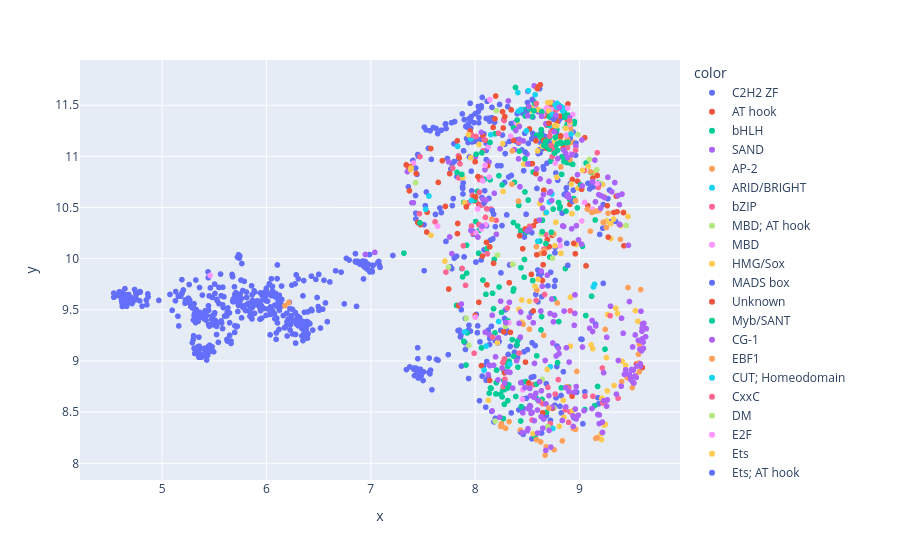
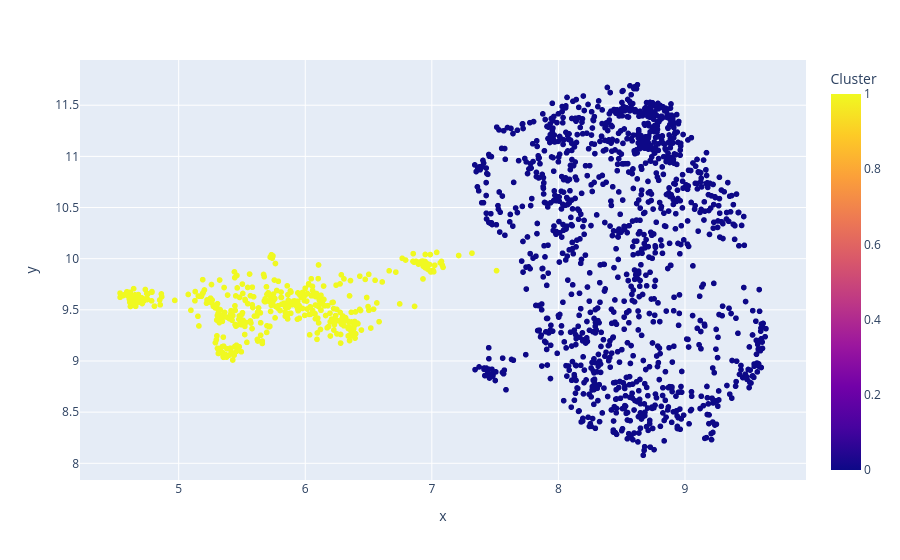

The cell these charts' notebook holds for them, in order:
### Markdown cell above
UMAP components - HDBSCAN clustering with resulting HyperParameters

### Code cell
import plotly.express as px
#hdbscan for two umap components 
#cluster the data using hdbscan
labels = hdbscan.HDBSCAN(
    min_samples=25,
    min_cluster_size=40,
    #metric='euclidean',
    #cluster_selection_epsilon=0.4,
    #cluster_selection_method='eom'
).fit_predict(umap_embeddings)
#visualize the results
clustered = (labels >= 0)
''''
plt.scatter(umap_embeddings[~clustered, 0],
            umap_embeddings[~clustered, 1],
            color=(0.5, 0.5, 0.5),
            s=1,
            alpha=0.5)


plt.scatter(umap_embeddings[clustered, 0],
            umap_embeddings[clustered, 1],
            #c=labels[clustered],
            c= family_label[clustered],
            s=1,
            #cmap='Spectral'
           );
plt.colorbar(scatter, label='label')
'''
fig = px.scatter(x=umap_embeddings[clustered, 0], y=umap_embeddings[clustered, 1], 
                    color=family_label[clustered],
                   size_max=2)
fig.update_layout(coloraxis_colorbar=dict(title='Family'))
fig.show()
fig.write_html("full_cluster_family.html")

fig = px.scatter(x=umap_embeddings[clustered, 0], y=umap_embeddings[clustered, 1], 
                    color=labels[clustered],
                   size_max=2)
fig.update_layout(coloraxis_colorbar=dict(title='Cluster'))
fig.show()
fig.write_html("full_cluster.html")

print(np.unique(labels))
num_noise_points = np.sum(labels == -1)

print(f"Number of Noise Points: {num_noise_points}")

### Figure 1 — Plotly figure (JSON) as saved in the notebook; plotly's stock layout.template omitted (floating-point values rounded to 4 significant figures; data arrays with more than 128 entries replaced by an {"elided": "..."} marker saying what was removed)
{"data": [{"hovertemplate": "color=C2H2 ZF<br>x=%{x}<br>y=%{y}<extra></extra>", "legendgroup": "C2H2 ZF", "marker": {"color": "#636efa", "symbol": "circle"}, "mode": "markers", "name": "C2H2 ZF", "showlegend": true, "type": "scattergl", "x": {"elided": "742 float values"}, "xaxis": "x", "y": {"elided": "742 float values"}, "yaxis": "y"}, {"hovertemplate": "color=AT hook<br>x=%{x}<br>y=%{y}<extra></extra>", "legendgroup": "AT hook", "marker": {"color": "#EF553B", "symbol": "circle"}, "mode": "markers", "name": "AT hook", "showlegend": true, "type": "scattergl", "x": [7.536, 7.451, 7.384, 8.327, 7.54, 7.387, 8.681, 7.746, 8.06, 8.813, 8.096, 7.477, 8.652, 7.686, 7.37, 8.035], "xaxis": "x", "y": [10.26, 10.35, 10.9, 9.765, 10.45, 10.9, 11.08, 9.703, 8.954, 11.39, 11.16, 10.33, 9.941, 10.96, 10.66, 10.53], "yaxis": "y"}, {"hovertemplate": "color=bHLH<br>x=%{x}<br>y=%{y}<extra></extra>", "legendgroup": "bHLH", "marker": {"color": "#00cc96", "symbol": "circle"}, "mode": "markers", "name": "bHLH", "showlegend": true, "type": "scattergl", "x": [8.948, 9.06, 8.28, 8.801, 7.913, 8.266, 8.27, 8.147, 9.145, 8.573, 8.494, 8.684, 8.865, 8.729, 7.822, 7.918, 8.642, 9.244, 8.153, 7.871, 8.829, 8.314, 8.825, 8.205, 8.275, 8.631, 9.028, 8.706, 8.98, 8.143, 8.325, 8.356, 8.791, 8.228, 8.47, 8.758, 8.59, 8.389, 7.89, 8.087, 8.061, 8.508, 8.004, 8.033, 8.111, 8.322, 8.198, 8.312, 8.914, 8.585, 9.173, 9.116, 8.436, 8.402, 8.83, 8.182, 8.477, 8.442, 8.377, 8.408, 8.592, 8.04, 8.766, 8.422, 8.485, 8.436, 8.804, 8.86, 8.192, 9.063, 9.176, 8.719, 8.666, 8.944, 8.276, 9.051, 8.79, 8.367, 8.284, 8.636, 8.074, 8.307, 8.8, 8.022, 7.923, 7.88, 7.919, 8.202, 8.632, 8.702, 8.697, 8.408, 8.748, 8.259, 8.313, 8.556, 8.439, 8.135, 9.15, 8.864, 8.951, 8.907, 8.243, 8.287, 8.281, 8.176, 8.897], "xaxis": "x", "y": [11.32, 9.444, 8.576, 9.385, 8.961, 8.717, 8.437, 8.736, 8.563, 8.26, 10.26, 8.499, 11.28, 10.95, 9.543, 10.13, 8.625, 9.116, 8.732, 9.902, 10.82, 8.949, 8.738, 8.911, 8.812, 9.304, 10.12, 11.39, 10.5, 10.77, 8.998, 9.208, 11.19, 10.81, 9.819, 11.03, 9.051, 8.653, 10.55, 10.78, 9.127, 10.57, 10.36, 10.05, 10.1, 8.769, 8.678, 8.613, 10.93, 8.637, 8.751, 9.633, 8.413, 9.158, 11.47, 9.992, 10.65, 8.553, 10.75, 9.197, 11.21, 10.28, 11.09, 11.05, 8.799, 10.27, 11.5, 11.41, 11.22, 10.94, 10.74, 11.08, 11.1, 10.59, 8.902, 8.525, 8.984, 9.046, 8.808, 9.434, 9.791, 8.733, 10.55, 10.66, 9.274, 9.822, 9.859, 8.788, 11.18, 11.13, 11.15, 10.32, 10.49, 8.649, 9.394, 10.85, 9.912, 8.685, 10.38, 9.904, 11.34, 10.58, 8.674, 8.985, 8.72, 9.512, 8.746], "yaxis": "y"}, {"hovertemplate": "color=SAND<br>x=%{x}<br>y=%{y}<extra></extra>", "legendgroup": "SAND", "marker": {"color": "#ab63fa", "symbol": "circle"}, "mode": "markers", "name": "SAND", "showlegend": true, "type": "scattergl", "x": [8.135, 8.615, 8.743, 8.546, 8.003, 8.133, 8.094, 8.239, 8.687], "xaxis": "x", "y": [9.258, 11.44, 11.52, 8.496, 10.99, 10.95, 10.87, 11.07, 11.43], "yaxis": "y"}, {"hovertemplate": "color=AP-2<br>x=%{x}<br>y=%{y}<extra></extra>", "legendgroup": "AP-2", "marker": {"color": "#FFA15A", "symbol": "circle"}, "mode": "markers", "name": "AP-2", "showlegend": true, "type": "scattergl", "x": [8.519, 8.587, 8.629, 8.683, 8.622], "xaxis": "x", "y": [10.32, 10.12, 10.05, 10.11, 8.603], "yaxis": "y"}, {"hovertemplate": "color=ARID/BRIGHT<br>x=%{x}<br>y=%{y}<extra></extra>", "legendgroup": "ARID/BRIGHT", "marker": {"color": "#19d3f3", "symbol": "circle"}, "mode": "markers", "name": "ARID/BRIGHT", "showlegend": true, "type": "scattergl", "x": [8.105, 8.735, 8.333, 8.72, 7.958, 8.149], "xaxis": "x", "y": [9.146, 10.63, 8.97, 8.943, 11.17, 11.21], "yaxis": "y"}, {"hovertemplate": "color=bZIP<br>x=%{x}<br>y=%{y}<extra></extra>", "legendgroup": "bZIP", "marker": {"color": "#FF6692", "symbol": "circle"}, "mode": "markers", "name": "bZIP", "showlegend": true, "type": "scattergl", "x": [8.789, 8.724, 7.841, 8.072, 8.266, 8.776, 8.099, 8.74, 8.074, 8.04, 8.056, 7.973, 8.721, 8.895, 8.545, 8.526, 8.684, 8.153, 8.041, 8.036, 7.978, 8.006, 8.769, 7.965, 9.045, 8.762, 8.268, 7.616, 8.658, 8.584, 8.421, 8.676, 8.203, 7.844, 8.884, 8.767, 8.648, 8.909, 8.863, 8.911, 7.908, 7.784, 7.855, 8.055, 8.277, 8.112, 8.117, 8.418, 7.99, 7.938, 8.31, 8.665, 8.285, 8.738], "xaxis": "x", "y": [11.46, 11.24, 11.01, 10.53, 8.985, 11.4, 10.4, 11.07, 11.05, 10.65, 10.79, 10.62, 8.388, 8.4, 8.423, 8.754, 11.3, 10.48, 10.77, 10.33, 10.25, 10.56, 11.49, 10.32, 10.86, 11.43, 8.75, 10.36, 10.09, 9.592, 9.077, 10.24, 10.37, 10.79, 11.08, 8.677, 8.582, 8.503, 8.522, 9.491, 9.739, 10.89, 10.93, 10.52, 11.35, 10.49, 10.05, 11.14, 9.075, 10.55, 9.517, 9.65, 8.822, 11.0], "yaxis": "y"}, {"hovertemplate": "color=MBD; AT hook<br>x=%{x}<br>y=%{y}<extra></extra>", "legendgroup": "MBD; AT hook", "marker": {"color": "#B6E880", "symbol": "circle"}, "mode": "markers", "name": "MBD; AT hook", "showlegend": true, "type": "scattergl", "x": [7.429, 7.744], "xaxis": "x", "y": [10.74, 9.918], "yaxis": "y"}, {"hovertemplate": "color=MBD<br>x=%{x}<br>y=%{y}<extra></extra>", "legendgroup": "MBD", "marker": {"color": "#FF97FF", "symbol": "circle"}, "mode": "markers", "name": "MBD", "showlegend": true, "type": "scattergl", "x": [7.409, 8.456, 8.073, 8.394, 8.453, 8.815, 8.127, 8.141], "xaxis": "x", "y": [10.93, 8.719, 10.76, 11.33, 8.626, 10.13, 11.09, 11.56], "yaxis": "y"}, {"hovertemplate": "color=HMG/Sox<br>x=%{x}<br>y=%{y}<extra></extra>", "legendgroup": "HMG/Sox", "marker": {"color": "#FECB52", "symbol": "circle"}, "mode": "markers", "name": "HMG/Sox", "showlegend": true, "type": "scattergl", "x": [7.958, 7.577, 9.222, 7.882, 7.71, 9.328, 9.236, 9.408, 8.213, 8.126, 8.67, 9.535, 9.442, 9.266, 8.556, 9.56, 9.207, 9.248, 8.773, 9.214, 8.757, 8.816, 9.257, 9.331, 9.26, 9.394, 8.912, 8.914, 8.822, 7.897], "xaxis": "x", "y": [10.99, 10.23, 10.73, 10.79, 9.976, 10.39, 8.374, 8.998, 9.179, 8.616, 11.13, 9.492, 8.956, 8.707, 8.289, 9.389, 8.29, 8.382, 10.36, 8.636, 11.14, 11.16, 9.033, 8.76, 10.37, 10.32, 9.144, 9.623, 10.05, 10.55], "yaxis": "y"}, {"hovertemplate": "color=MADS box<br>x=%{x}<br>y=%{y}<extra></extra>", "legendgroup": "MADS box", "marker": {"color": "#636efa", "symbol": "circle"}, "mode": "markers", "name": "MADS box", "showlegend": true, "type": "scattergl", "x": [8.575, 9.081, 8.525, 9.002, 8.792, 8.71], "xaxis": "x", "y": [11.17, 10.74, 8.564, 10.71, 10.77, 11.13], "yaxis": "y"}, {"hovertemplate": "color=Unknown<br>x=%{x}<br>y=%{y}<extra></extra>", "legendgroup": "Unknown", "marker": {"color": "#EF553B", "symbol": "circle"}, "mode": "markers", "name": "Unknown", "showlegend": true, "type": "scattergl", "x": [7.339, 8.426, 8.113, 8.346, 8.139, 7.848, 8.001, 8.176, 7.829, 9.08, 8.663, 8.109, 7.986, 8.583, 8.839, 8.645, 7.756, 7.362, 8.52, 8.693, 8.07, 8.0, 8.89, 8.737, 8.539, 8.559, 8.19, 8.932, 7.841, 8.273, 8.981, 8.455, 8.513, 8.139, 8.284, 7.916, 7.833, 7.831, 8.908, 8.035, 8.172, 8.648, 8.659, 8.281, 7.715, 7.435, 8.197, 8.784, 7.646, 7.575, 8.82, 8.368, 7.952, 8.119, 8.073, 8.263, 8.721, 7.99, 8.548, 8.738, 8.658, 8.884, 8.741, 8.733, 9.051, 8.483, 8.479, 8.026], "xaxis": "x", "y": [10.92, 10.23, 9.744, 11.45, 8.81, 10.99, 9.445, 9.955, 11.15, 10.52, 11.4, 10.16, 10.57, 10.83, 11.12, 9.787, 10.83, 10.88, 11.27, 10.19, 10.03, 10.95, 11.51, 11.43, 9.846, 10.32, 11.37, 10.77, 9.542, 9.286, 10.76, 10.1, 8.786, 10.12, 11.39, 10.51, 10.34, 10.24, 10.53, 9.574, 11.28, 8.493, 11.16, 8.884, 10.51, 10.83, 11.59, 11.34, 10.75, 11.08, 11.2, 11.16, 11.25, 10.91, 11.2, 11.44, 11.42, 10.61, 10.93, 10.23, 10.67, 11.36, 11.28, 11.49, 11.18, 8.989, 10.29, 10.8], "yaxis": "y"}, {"hovertemplate": "color=Myb/SANT<br>x=%{x}<br>y=%{y}<extra></extra>", "legendgroup": "Myb/SANT", "marker": {"color": "#00cc96", "symbol": "circle"}, "mode": "markers", "name": "Myb/SANT", "showlegend": true, "type": "scattergl", "x": [7.872, 8.563, 7.826, 8.545, 8.495, 8.368, 8.307, 8.445, 7.471, 8.387, 8.143, 7.994, 8.01, 8.065], "xaxis": "x", "y": [10.82, 11.54, 10.84, 11.39, 11.46, 11.28, 8.764, 11.46, 10.35, 11.67, 11.14, 10.57, 11.02, 11.03], "yaxis": "y"}, {"hovertemplate": "color=CG-1<br>x=%{x}<br>y=%{y}<extra></extra>", "legendgroup": "CG-1", "marker": {"color": "#ab63fa", "symbol": "circle"}, "mode": "markers", "name": "CG-1", "showlegend": true, "type": "scattergl", "x": [7.745, 7.756], "xaxis": "x", "y": [10.95, 10.21], "yaxis": "y"}, {"hovertemplate": "color=EBF1<br>x=%{x}<br>y=%{y}<extra></extra>", "legendgroup": "EBF1", "marker": {"color": "#FFA15A", "symbol": "circle"}, "mode": "markers", "name": "EBF1", "showlegend": true, "type": "scattergl", "x": [8.905, 8.945, 8.884, 8.656], "xaxis": "x", "y": [11.13, 11.14, 11.17, 10.08], "yaxis": "y"}, {"hovertemplate": "color=CUT; Homeodomain<br>x=%{x}<br>y=%{y}<extra></extra>", "legendgroup": "CUT; Homeodomain", "marker": {"color": "#19d3f3", "symbol": "circle"}, "mode": "markers", "name": "CUT; Homeodomain", "showlegend": true, "type": "scattergl", "x": [7.557, 7.527, 9.144, 9.133, 8.745, 8.717, 8.492], "xaxis": "x", "y": [10.61, 10.48, 9.749, 9.724, 8.34, 11.3, 11.25], "yaxis": "y"}, {"hovertemplate": "color=CxxC<br>x=%{x}<br>y=%{y}<extra></extra>", "legendgroup": "CxxC", "marker": {"color": "#FF6692", "symbol": "circle"}, "mode": "markers", "name": "CxxC", "showlegend": true, "type": "scattergl", "x": [7.887, 9.129, 8.01, 8.281, 7.471, 7.466, 8.224, 8.089, 9.223], "xaxis": "x", "y": [10.13, 8.655, 11.19, 9.021, 11.0, 10.44, 11.23, 11.16, 8.59], "yaxis": "y"}, {"hovertemplate": "color=DM<br>x=%{x}<br>y=%{y}<extra></extra>", "legendgroup": "DM", "marker": {"color": "#B6E880", "symbol": "circle"}, "mode": "markers", "name": "DM", "showlegend": true, "type": "scattergl", "x": [9.602, 8.213, 8.633, 8.644, 8.754, 8.291, 8.696], "xaxis": "x", "y": [9.118, 10.03, 10.24, 8.819, 8.542, 9.338, 8.358], "yaxis": "y"}, {"hovertemplate": "color=E2F<br>x=%{x}<br>y=%{y}<extra></extra>", "legendgroup": "E2F", "marker": {"color": "#FF97FF", "symbol": "circle"}, "mode": "markers", "name": "E2F", "showlegend": true, "type": "scattergl", "x": [8.009, 8.102, 8.06, 8.024, 8.646, 8.095, 8.134, 8.341, 8.683, 8.69, 8.729], "xaxis": "x", "y": [10.25, 10.33, 10.29, 10.49, 11.44, 10.91, 10.8, 11.2, 11.47, 11.48, 11.46], "yaxis": "y"}, {"hovertemplate": "color=Ets<br>x=%{x}<br>y=%{y}<extra></extra>", "legendgroup": "Ets", "marker": {"color": "#FECB52", "symbol": "circle"}, "mode": "markers", "name": "Ets", "showlegend": true, "type": "scattergl", "x": [9.084, 8.724, 8.705, 8.642, 9.125, 8.446, 8.267, 8.468, 8.69, 9.464, 9.028, 9.116, 9.3, 8.446, 8.967, 8.519, 9.364, 9.348, 8.598, 8.674, 9.21, 9.424, 8.696, 8.985, 9.269, 9.126, 9.299], "xaxis": "x", "y": [10.9, 11.53, 11.44, 11.1, 10.84, 9.596, 10.66, 10.92, 8.916, 10.41, 10.86, 10.85, 10.2, 9.38, 10.14, 9.585, 9.464, 9.516, 11.05, 10.44, 8.231, 10.45, 11.53, 10.69, 9.454, 9.12, 10.34], "yaxis": "y"}, {"hovertemplate": "color=Ets; AT hook<br>x=%{x}<br>y=%{y}<extra></extra>", "legendgroup": "Ets; AT hook", "marker": {"color": "#636efa", "symbol": "circle"}, "mode": "markers", "name": "Ets; AT hook", "showlegend": true, "type": "scattergl", "x": [9.096], "xaxis": "x", "y": [10.73], "yaxis": "y"}, {"hovertemplate": "color=T-box<br>x=%{x}<br>y=%{y}<extra></extra>", "legendgroup": "T-box", "marker": {"color": "#EF553B", "symbol": "circle"}, "mode": "markers", "name": "T-box", "showlegend": true, "type": "scattergl", "x": [9.603, 9.426, 9.063, 8.945, 9.329, 9.275, 9.353, 8.741, 9.17, 9.546, 9.128, 8.96, 9.266, 9.36, 8.929, 7.377, 9.42], "xaxis": "x", "y": [8.936, 10.13, 9.93, 10.15, 10.45, 10.21, 10.61, 8.537, 10.81, 8.97, 10.79, 10.05, 10.52, 10.46, 8.656, 10.9, 10.45], "yaxis": "y"}, {"hovertemplate": "color=Nuclear receptor<br>x=%{x}<br>y=%{y}<extra></extra>", "legendgroup": "Nuclear receptor", "marker": {"color": "#00cc96", "symbol": "circle"}, "mode": "markers", "name": "Nuclear receptor", "showlegend": true, "type": "scattergl", "x": [8.103, 8.761, 8.789, 8.935, 8.783, 8.817, 8.881, 9.01, 8.658, 8.367, 8.711, 8.849, 8.86, 8.832, 8.619, 8.253, 9.108, 8.716, 8.828, 8.692, 8.631, 8.711, 8.369, 8.879, 8.868, 8.851, 8.894, 8.85, 8.888, 8.19, 8.892, 8.768, 8.756, 8.905, 8.418, 8.675, 8.67, 8.81, 8.814, 8.691, 8.551, 8.711, 8.789, 7.317, 8.259, 8.402], "xaxis": "x", "y": [9.652, 11.03, 11.12, 10.92, 11.26, 11.14, 11.31, 10.72, 11.11, 10.35, 11.18, 11.47, 11.46, 11.0, 10.17, 9.475, 10.84, 10.02, 11.13, 11.31, 11.21, 11.39, 9.704, 10.94, 11.0, 10.95, 11.4, 11.46, 10.97, 9.275, 10.95, 11.18, 9.608, 10.97, 10.52, 11.14, 11.12, 10.49, 10.51, 11.09, 9.786, 11.07, 11.06, 10.05, 10.72, 11.35], "yaxis": "y"}, {"hovertemplate": "color=BED ZF<br>x=%{x}<br>y=%{y}<extra></extra>", "legendgroup": "BED ZF", "marker": {"color": "#ab63fa", "symbol": "circle"}, "mode": "markers", "name": "BED ZF", "showlegend": true, "type": "scattergl", "x": [8.565, 8.318, 8.497, 8.678, 7.868, 8.219, 8.375, 8.504, 8.58, 8.163], "xaxis": "x", "y": [11.69, 11.54, 11.02, 11.32, 9.557, 8.815, 11.07, 11.64, 11.47, 8.512], "yaxis": "y"}, {"hovertemplate": "color=Forkhead<br>x=%{x}<br>y=%{y}<extra></extra>", "legendgroup": "Forkhead", "marker": {"color": "#FFA15A", "symbol": "circle"}, "mode": "markers", "name": "Forkhead", "showlegend": true, "type": "scattergl", "x": [9.574, 9.565, 9.572, 9.465, 9.507, 9.535, 8.67, 8.756, 8.835, 9.17, 9.457, 9.246, 8.459, 9.586, 8.519, 9.392, 8.94, 9.157, 8.159, 8.657, 8.353, 8.415, 8.886, 9.188, 9.076, 8.356, 8.681, 8.921, 8.912, 8.592, 8.909, 8.787, 9.105, 8.878, 8.245, 8.975, 8.325, 8.434, 8.292, 8.258, 8.252, 8.628, 9.569, 8.962, 9.404, 9.237, 8.753, 8.82, 8.588], "xaxis": "x", "y": [9.162, 9.066, 8.894, 9.718, 8.74, 8.855, 8.079, 8.133, 8.219, 8.251, 8.838, 9.309, 9.359, 9.698, 9.311, 10.19, 8.34, 8.244, 10.39, 9.251, 10.73, 10.56, 9.935, 10.47, 10.48, 9.945, 8.162, 11.23, 11.28, 9.693, 10.97, 9.568, 10.85, 8.749, 8.36, 8.898, 8.407, 8.325, 8.342, 8.361, 8.386, 8.209, 8.98, 8.332, 8.798, 10.6, 10.24, 10.9, 8.23], "yaxis": "y"}, {"hovertemplate": "color=FLYWCH<br>x=%{x}<br>y=%{y}<extra></extra>", "legendgroup": "FLYWCH", "marker": {"color": "#19d3f3", "symbol": "circle"}, "mode": "markers", "name": "FLYWCH", "showlegend": true, "type": "scattergl", "x": [7.901], "xaxis": "x", "y": [9.285], "yaxis": "y"}, {"hovertemplate": "color=GATA<br>x=%{x}<br>y=%{y}<extra></extra>", "legendgroup": "GATA", "marker": {"color": "#FF6692", "symbol": "circle"}, "mode": "markers", "name": "GATA", "showlegend": true, "type": "scattergl", "x": [8.896, 9.219, 9.294, 9.37, 9.053, 9.258, 8.728, 8.713, 7.967, 8.169], "xaxis": "x", "y": [8.737, 8.931, 9.443, 8.637, 8.656, 8.613, 11.11, 11.2, 11.21, 9.232], "yaxis": "y"}, {"hovertemplate": "color=GCM<br>x=%{x}<br>y=%{y}<extra></extra>", "legendgroup": "GCM", "marker": {"color": "#B6E880", "symbol": "circle"}, "mode": "markers", "name": "GCM", "showlegend": true, "type": "scattergl", "x": [9.196, 9.447], "xaxis": "x", "y": [10.74, 10.32], "yaxis": "y"}, {"hovertemplate": "color=Grainyhead<br>x=%{x}<br>y=%{y}<extra></extra>", "legendgroup": "Grainyhead", "marker": {"color": "#FF97FF", "symbol": "circle"}, "mode": "markers", "name": "Grainyhead", "showlegend": true, "type": "scattergl", "x": [8.561, 8.648, 8.766, 8.935, 8.885, 8.907], "xaxis": "x", "y": [11.47, 11.4, 10.93, 11.41, 11.47, 11.32], "yaxis": "y"}, {"hovertemplate": "color=GTF2I-like<br>x=%{x}<br>y=%{y}<extra></extra>", "legendgroup": "GTF2I-like", "marker": {"color": "#FECB52", "symbol": "circle"}, "mode": "markers", "name": "GTF2I-like", "showlegend": true, "type": "scattergl", "x": [8.264, 8.537, 8.606, 8.525], "xaxis": "x", "y": [11.12, 11.48, 11.46, 11.45], "yaxis": "y"}, {"hovertemplate": "color=HSF<br>x=%{x}<br>y=%{y}<extra></extra>", "legendgroup": "HSF", "marker": {"color": "#636efa", "symbol": "circle"}, "mode": "markers", "name": "HSF", "showlegend": true, "type": "scattergl", "x": [8.085, 8.496, 8.156, 8.932, 8.888, 8.966], "xaxis": "x", "y": [10.54, 11.44, 9.339, 10.56, 9.935, 11.13], "yaxis": "y"}, {"hovertemplate": "color=IRF<br>x=%{x}<br>y=%{y}<extra></extra>", "legendgroup": "IRF", "marker": {"color": "#EF553B", "symbol": "circle"}, "mode": "markers", "name": "IRF", "showlegend": true, "type": "scattergl", "x": [8.843, 8.708, 8.557, 9.02, 8.661, 8.821, 8.338, 8.586, 8.59], "xaxis": "x", "y": [11.08, 11.32, 9.489, 10.68, 10.05, 11.2, 9.28, 10.37, 10.04], "yaxis": "y"}, {"hovertemplate": "color=CENPB<br>x=%{x}<br>y=%{y}<extra></extra>", "legendgroup": "CENPB", "marker": {"color": "#00cc96", "symbol": "circle"}, "mode": "markers", "name": "CENPB", "showlegend": true, "type": "scattergl", "x": [8.571, 8.473, 8.497, 8.563, 8.364, 8.518, 8.409, 8.639, 8.48, 7.891], "xaxis": "x", "y": [11.52, 9.992, 11.4, 11.44, 9.684, 11.47, 8.94, 11.44, 11.4, 9.192], "yaxis": "y"}, {"hovertemplate": "color=CxxC; AT hook<br>x=%{x}<br>y=%{y}<extra></extra>", "legendgroup": "CxxC; AT hook", "marker": {"color": "#ab63fa", "symbol": "circle"}, "mode": "markers", "name": "CxxC; AT hook", "showlegend": true, "type": "scattergl", "x": [7.35, 7.394], "xaxis": "x", "y": [10.85, 10.55], "yaxis": "y"}, {"hovertemplate": "color=Pipsqueak<br>x=%{x}<br>y=%{y}<extra></extra>", "legendgroup": "Pipsqueak", "marker": {"color": "#FFA15A", "symbol": "circle"}, "mode": "markers", "name": "Pipsqueak", "showlegend": true, "type": "scattergl", "x": [8.962, 8.356], "xaxis": "x", "y": [10.57, 11.05], "yaxis": "y"}, {"hovertemplate": "color=TCR/CxC<br>x=%{x}<br>y=%{y}<extra></extra>", "legendgroup": "TCR/CxC", "marker": {"color": "#19d3f3", "symbol": "circle"}, "mode": "markers", "name": "TCR/CxC", "showlegend": true, "type": "scattergl", "x": [8.74], "xaxis": "x", "y": [11.41], "yaxis": "y"}, {"hovertemplate": "color=CSD<br>x=%{x}<br>y=%{y}<extra></extra>", "legendgroup": "CSD", "marker": {"color": "#FF6692", "symbol": "circle"}, "mode": "markers", "name": "CSD", "showlegend": true, "type": "scattergl", "x": [7.876, 7.72, 8.797, 8.561, 8.697], "xaxis": "x", "y": [9.904, 9.869, 8.818, 8.768, 8.741], "yaxis": "y"}, {"hovertemplate": "color=MBD; CxxC ZF<br>x=%{x}<br>y=%{y}<extra></extra>", "legendgroup": "MBD; CxxC ZF", "marker": {"color": "#B6E880", "symbol": "circle"}, "mode": "markers", "name": "MBD; CxxC ZF", "showlegend": true, "type": "scattergl", "x": [7.939], "xaxis": "x", "y": [9.154], "yaxis": "y"}, {"hovertemplate": "color=CCCH ZF<br>x=%{x}<br>y=%{y}<extra></extra>", "legendgroup": "CCCH ZF", "marker": {"color": "#FF97FF", "symbol": "circle"}, "mode": "markers", "name": "CCCH ZF", "showlegend": true, "type": "scattergl", "x": [8.875, 5.46, 8.002], "xaxis": "x", "y": [11.21, 9.836, 9.429], "yaxis": "y"}, {"hovertemplate": "color=Ndt80/PhoG<br>x=%{x}<br>y=%{y}<extra></extra>", "legendgroup": "Ndt80/PhoG", "marker": {"color": "#FECB52", "symbol": "circle"}, "mode": "markers", "name": "Ndt80/PhoG", "showlegend": true, "type": "scattergl", "x": [8.908, 8.618], "xaxis": "x", "y": [11.33, 10.54], "yaxis": "y"}, {"hovertemplate": "color=MADF<br>x=%{x}<br>y=%{y}<extra></extra>", "legendgroup": "MADF", "marker": {"color": "#636efa", "symbol": "circle"}, "mode": "markers", "name": "MADF", "showlegend": true, "type": "scattergl", "x": [8.163, 8.139, 8.752], "xaxis": "x", "y": [10.47, 11.34, 11.36], "yaxis": "y"}, {"hovertemplate": "color=mTERF<br>x=%{x}<br>y=%{y}<extra></extra>", "legendgroup": "mTERF", "marker": {"color": "#EF553B", "symbol": "circle"}, "mode": "markers", "name": "mTERF", "showlegend": true, "type": "scattergl", "x": [8.602, 8.624, 8.596, 8.006], "xaxis": "x", "y": [11.68, 11.7, 11.66, 10.6], "yaxis": "y"}, {"hovertemplate": "color=Rel<br>x=%{x}<br>y=%{y}<extra></extra>", "legendgroup": "Rel", "marker": {"color": "#00cc96", "symbol": "circle"}, "mode": "markers", "name": "Rel", "showlegend": true, "type": "scattergl", "x": [8.73, 8.87, 8.645, 8.586, 8.634, 8.477, 8.167, 8.888, 8.23, 8.643], "xaxis": "x", "y": [10.26, 10.47, 10.38, 8.774, 11.26, 10.98, 9.662, 11.14, 9.723, 10.26], "yaxis": "y"}, {"hovertemplate": "color=SMAD<br>x=%{x}<br>y=%{y}<extra></extra>", "legendgroup": "SMAD", "marker": {"color": "#ab63fa", "symbol": "circle"}, "mode": "markers", "name": "SMAD", "showlegend": true, "type": "scattergl", "x": [8.971, 9.203, 8.839, 8.925, 9.338, 9.147, 9.183, 9.272, 9.31], "xaxis": "x", "y": [10.32, 10.49, 10.32, 10.29, 10.74, 10.96, 10.72, 10.8, 10.65], "yaxis": "y"}, {"hovertemplate": "color=NFX<br>x=%{x}<br>y=%{y}<extra></extra>", "legendgroup": "NFX", "marker": {"color": "#FFA15A", "symbol": "circle"}, "mode": "markers", "name": "NFX", "showlegend": true, "type": "scattergl", "x": [6.213, 6.178], "xaxis": "x", "y": [9.571, 9.541], "yaxis": "y"}, {"hovertemplate": "color=THAP finger<br>x=%{x}<br>y=%{y}<extra></extra>", "legendgroup": "THAP finger", "marker": {"color": "#19d3f3", "symbol": "circle"}, "mode": "markers", "name": "THAP finger", "showlegend": true, "type": "scattergl", "x": [8.51, 8.601, 8.919, 7.832, 8.415, 7.963, 8.683, 8.409, 8.439, 8.085, 8.225, 8.575], "xaxis": "x", "y": [11.64, 10.17, 11.22, 11.1, 11.44, 10.57, 10.45, 11.62, 11.46, 8.91, 9.386, 11.6], "yaxis": "y"}, {"hovertemplate": "color=p53<br>x=%{x}<br>y=%{y}<extra></extra>", "legendgroup": "p53", "marker": {"color": "#FF6692", "symbol": "circle"}, "mode": "markers", "name": "p53", "showlegend": true, "type": "scattergl", "x": [9.17, 9.18, 8.525], "xaxis": "x", "y": [11.04, 10.7, 10.31], "yaxis": "y"}, {"hovertemplate": "color=C2H2 ZF; AT hook<br>x=%{x}<br>y=%{y}<extra></extra>", "legendgroup": "C2H2 ZF; AT hook", "marker": {"color": "#B6E880", "symbol": "circle"}, "mode": "markers", "name": "C2H2 ZF; AT hook", "showlegend": true, "type": "scattergl", "x": [8.362, 8.204, 8.191, 7.914], "xaxis": "x", "y": [9.944, 11.45, 8.412, 9.416], "yaxis": "y"}, {"hovertemplate": "color=Homeodomain; Paired box<br>x=%{x}<br>y=%{y}<extra></extra>", "legendgroup": "Homeodomain; Paired box", "marker": {"color": "#FF97FF", "symbol": "circle"}, "mode": "markers", "name": "Homeodomain; Paired box", "showlegend": true, "type": "scattergl", "x": [9.049, 8.321, 9.167, 9.021, 9.128], "xaxis": "x", "y": [10.55, 9.374, 10.73, 10.37, 10.48], "yaxis": "y"}, {"hovertemplate": "color=Homeodomain; POU<br>x=%{x}<br>y=%{y}<extra></extra>", "legendgroup": "Homeodomain; POU", "marker": {"color": "#FECB52", "symbol": "circle"}, "mode": "markers", "name": "Homeodomain; POU", "showlegend": true, "type": "scattergl", "x": [8.782, 8.783, 8.922, 8.806, 9.111, 8.927, 8.574, 8.419, 8.866, 8.416, 8.844, 8.85, 8.933, 8.603, 8.764, 8.761], "xaxis": "x", "y": [11.3, 10.8, 10.73, 8.361, 9.159, 10.44, 9.73, 9.506, 11.27, 11.3, 8.615, 8.451, 8.513, 9.798, 10.13, 11.3], "yaxis": "y"}, {"hovertemplate": "color=Brinker<br>x=%{x}<br>y=%{y}<extra></extra>", "legendgroup": "Brinker", "marker": {"color": "#636efa", "symbol": "circle"}, "mode": "markers", "name": "Brinker", "showlegend": true, "type": "scattergl", "x": [8.48], "xaxis": "x", "y": [11.04], "yaxis": "y"}, {"hovertemplate": "color=Prospero<br>x=%{x}<br>y=%{y}<extra></extra>", "legendgroup": "Prospero", "marker": {"color": "#EF553B", "symbol": "circle"}, "mode": "markers", "name": "Prospero", "showlegend": true, "type": "scattergl", "x": [8.582, 8.71], "xaxis": "x", "y": [11.15, 10.12], "yaxis": "y"}, {"hovertemplate": "color=CSL<br>x=%{x}<br>y=%{y}<extra></extra>", "legendgroup": "CSL", "marker": {"color": "#00cc96", "symbol": "circle"}, "mode": "markers", "name": "CSL", "showlegend": true, "type": "scattergl", "x": [8.678, 8.868], "xaxis": "x", "y": [10.15, 11.13], "yaxis": "y"}, {"hovertemplate": "color=RFX<br>x=%{x}<br>y=%{y}<extra></extra>", "legendgroup": "RFX", "marker": {"color": "#ab63fa", "symbol": "circle"}, "mode": "markers", "name": "RFX", "showlegend": true, "type": "scattergl", "x": [8.849, 8.981, 8.904, 9.382, 8.195, 8.966, 8.39, 8.759], "xaxis": "x", "y": [11.06, 10.82, 11.38, 10.53, 9.041, 11.1, 11.25, 11.24], "yaxis": "y"}, {"hovertemplate": "color=Runt<br>x=%{x}<br>y=%{y}<extra></extra>", "legendgroup": "Runt", "marker": {"color": "#FFA15A", "symbol": "circle"}, "mode": "markers", "name": "Runt", "showlegend": true, "type": "scattergl", "x": [9.257, 9.274, 9.228], "xaxis": "x", "y": [10.31, 10.44, 10.36], "yaxis": "y"}, {"hovertemplate": "color=STAT<br>x=%{x}<br>y=%{y}<extra></extra>", "legendgroup": "STAT", "marker": {"color": "#19d3f3", "symbol": "circle"}, "mode": "markers", "name": "STAT", "showlegend": true, "type": "scattergl", "x": [8.826, 8.839, 8.786, 8.783, 8.833, 8.767, 8.711], "xaxis": "x", "y": [11.48, 11.45, 11.52, 11.48, 11.47, 11.5, 10.55], "yaxis": "y"}, {"hovertemplate": "color=TBP<br>x=%{x}<br>y=%{y}<extra></extra>", "legendgroup": "TBP", "marker": {"color": "#FF6692", "symbol": "circle"}, "mode": "markers", "name": "TBP", "showlegend": true, "type": "scattergl", "x": [8.903, 8.587, 8.963], "xaxis": "x", "y": [11.35, 11.52, 11.06], "yaxis": "y"}, {"hovertemplate": "color=TEA<br>x=%{x}<br>y=%{y}<extra></extra>", "legendgroup": "TEA", "marker": {"color": "#B6E880", "symbol": "circle"}, "mode": "markers", "name": "TEA", "showlegend": true, "type": "scattergl", "x": [8.985, 8.741, 9.095, 9.165], "xaxis": "x", "y": [11.21, 10.0, 10.97, 10.87], "yaxis": "y"}, {"hovertemplate": "color=C2H2 ZF; Myb/SANT<br>x=%{x}<br>y=%{y}<extra></extra>", "legendgroup": "C2H2 ZF; Myb/SANT", "marker": {"color": "#FF97FF", "symbol": "circle"}, "mode": "markers", "name": "C2H2 ZF; Myb/SANT", "showlegend": true, "type": "scattergl", "x": [8.917, 7.64], "xaxis": "x", "y": [11.02, 10.32], "yaxis": "y"}, {"hovertemplate": "color=C2H2 ZF; Homeodomain<br>x=%{x}<br>y=%{y}<extra></extra>", "legendgroup": "C2H2 ZF; Homeodomain", "marker": {"color": "#FECB52", "symbol": "circle"}, "mode": "markers", "name": "C2H2 ZF; Homeodomain", "showlegend": true, "type": "scattergl", "x": [7.936, 8.037, 7.381, 7.386], "xaxis": "x", "y": [11.21, 11.12, 10.87, 10.89], "yaxis": "y"}, {"hovertemplate": "color=C2H2 ZF; BED ZF<br>x=%{x}<br>y=%{y}<extra></extra>", "legendgroup": "C2H2 ZF; BED ZF", "marker": {"color": "#636efa", "symbol": "circle"}, "mode": "markers", "name": "C2H2 ZF; BED ZF", "showlegend": true, "type": "scattergl", "x": [8.547, 7.676], "xaxis": "x", "y": [11.56, 10.45], "yaxis": "y"}, {"hovertemplate": "color=ARID/BRIGHT; RFX<br>x=%{x}<br>y=%{y}<extra></extra>", "legendgroup": "ARID/BRIGHT; RFX", "marker": {"color": "#EF553B", "symbol": "circle"}, "mode": "markers", "name": "ARID/BRIGHT; RFX", "showlegend": true, "type": "scattergl", "x": [8.269], "xaxis": "x", "y": [11.28], "yaxis": "y"}, {"hovertemplate": "color=CBF/NF-Y<br>x=%{x}<br>y=%{y}<extra></extra>", "legendgroup": "CBF/NF-Y", "marker": {"color": "#00cc96", "symbol": "circle"}, "mode": "markers", "name": "CBF/NF-Y", "showlegend": true, "type": "scattergl", "x": [8.858], "xaxis": "x", "y": [11.38], "yaxis": "y"}, {"hovertemplate": "color=Homeodomain<br>x=%{x}<br>y=%{y}<extra></extra>", "legendgroup": "Homeodomain", "marker": {"color": "#ab63fa", "symbol": "circle"}, "mode": "markers", "name": "Homeodomain", "showlegend": true, "type": "scattergl", "x": {"elided": "196 float values"}, "xaxis": "x", "y": {"elided": "196 float values"}, "yaxis": "y"}, {"hovertemplate": "color=Paired box<br>x=%{x}<br>y=%{y}<extra></extra>", "legendgroup": "Paired box", "marker": {"color": "#FFA15A", "symbol": "circle"}, "mode": "markers", "name": "Paired box", "showlegend": true, "type": "scattergl", "x": [8.705, 9.119, 9.104, 9.157], "xaxis": "x", "y": [8.54, 10.45, 10.27, 10.46], "yaxis": "y"}], "layout": {"coloraxis": {"colorbar": {"title": {"text": "Family"}}}, "legend": {"title": {"text": "color"}, "tracegroupgap": 0}, "margin": {"t": 60}, "xaxis": {"anchor": "y", "domain": [0, 1], "title": {"text": "x"}}, "yaxis": {"anchor": "x", "domain": [0, 1], "title": {"text": "y"}}}}

### Figure 2 — Plotly figure (JSON) as saved in the notebook; plotly's stock layout.template omitted (floating-point values rounded to 4 significant figures; data arrays with more than 128 entries replaced by an {"elided": "..."} marker saying what was removed)
{"data": [{"hovertemplate": "x=%{x}<br>y=%{y}<br>color=%{marker.color}<extra></extra>", "legendgroup": "", "marker": {"color": {"elided": "1629 int values"}, "coloraxis": "coloraxis", "symbol": "circle"}, "mode": "markers", "name": "", "showlegend": false, "type": "scattergl", "x": {"elided": "1629 float values"}, "xaxis": "x", "y": {"elided": "1629 float values"}, "yaxis": "y"}], "layout": {"coloraxis": {"colorbar": {"title": {"text": "Cluster"}}, "colorscale": [[0, "#0d0887"], [0.1111, "#46039f"], [0.2222, "#7201a8"], [0.3333, "#9c179e"], [0.4444, "#bd3786"], [0.5556, "#d8576b"], [0.6667, "#ed7953"], [0.7778, "#fb9f3a"], [0.8889, "#fdca26"], [1, "#f0f921"]]}, "legend": {"tracegroupgap": 0}, "margin": {"t": 60}, "xaxis": {"anchor": "y", "domain": [0, 1], "title": {"text": "x"}}, "yaxis": {"anchor": "x", "domain": [0, 1], "title": {"text": "y"}}}}
